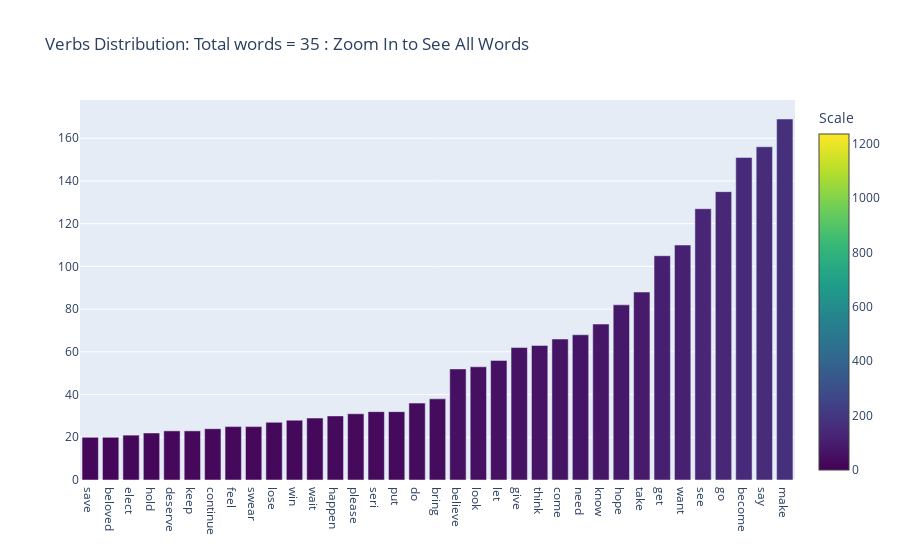

Notebook cell for this chart:
### Code cell
x = list(verbs_values[count_sort_ind])
y = list(verbs_counts[count_sort_ind])
fig = go.Figure(go.Bar(x=x, y=y, name='Verbs', marker=dict(cmax=1236, cmin=0, color=y, colorbar=dict(title="Scale"), colorscale="Viridis")))
fig.update_layout(title_text='Verbs Distribution: Total words = '+str(len(verbs_values))+' : Zoom In to See All Words' )
fig.write_html("verbs_distribution.html")
fig

### Figure 1 — Plotly figure (JSON) as saved in the notebook; plotly's stock layout.template omitted (floating-point values rounded to 4 significant figures)
{"data": [{"marker": {"cmax": 1236, "cmin": 0, "color": [20, 20, 21, 22, 23, 23, 24, 25, 25, 27, 28, 29, 30, 31, 32, 32, 36, 38, 52, 53, 56, 62, 63, 66, 68, 73, 82, 88, 105, 110, 127, 135, 151, 156, 169], "colorbar": {"title": {"text": "Scale"}}, "colorscale": [[0, "#440154"], [0.1111, "#482878"], [0.2222, "#3e4989"], [0.3333, "#31688e"], [0.4444, "#26828e"], [0.5556, "#1f9e89"], [0.6667, "#35b779"], [0.7778, "#6ece58"], [0.8889, "#b5de2b"], [1, "#fde725"]]}, "name": "Verbs", "type": "bar", "x": ["save", "beloved", "elect", "hold", "deserve", "keep", "continue", "feel", "swear", "lose", "win", "wait", "happen", "please", "seri", "put", "do", "bring", "believe", "look", "let", "give", "think", "come", "need", "know", "hope", "take", "get", "want", "see", "go", "become", "say", "make"], "y": [20, 20, 21, 22, 23, 23, 24, 25, 25, 27, 28, 29, 30, 31, 32, 32, 36, 38, 52, 53, 56, 62, 63, 66, 68, 73, 82, 88, 105, 110, 127, 135, 151, 156, 169]}], "layout": {"title": {"text": "Verbs Distribution: Total words = 35 : Zoom In to See All Words"}}}
